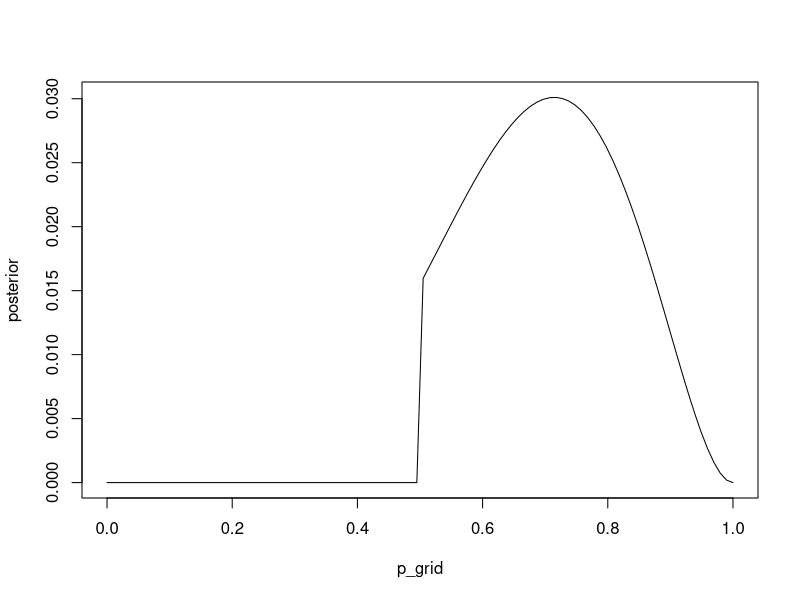

Generate this figure with R:
print( "All models are wrong, but some are useful." )
#1. w.w.w.
#2. w.w.w.L
#3. L.w.w.L.W.w.w
p_grid <- seq( from=0, to=1, length.out=100)
likelihood <- dbinom(5, size=7, prob=p_grid)
prior <- ifelse(p_grid < 0.5, 0, 1) #this is a uniform prior
posterior <- likelihood * prior 
posterior <- posterior / sum(posterior) # standardize 
plot(posterior ~ p_grid, type='l')

#ex 3 
